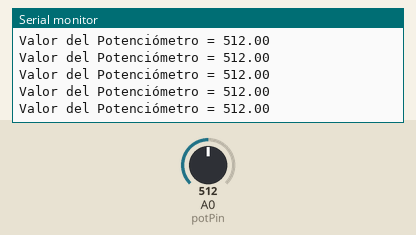
Recording of a sketch running on a simulated Arduino Uno, built with avr-gcc and run on an emulated ATmega328P. Parts: the last lines printed to the serial monitor. The inputs (shaded band) are chosen by the test bench; at power-on: A0 (potPin) = 512.

Above: at 1.2 s.
1.3 s: A0 (potPin) set to 716
At 1.32 s:
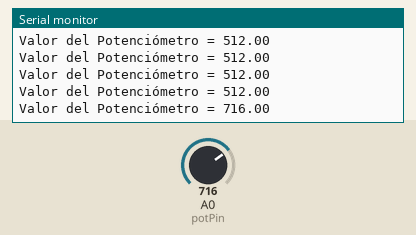
2.8 s: A0 (potPin) set to 900
At 2.83 s:
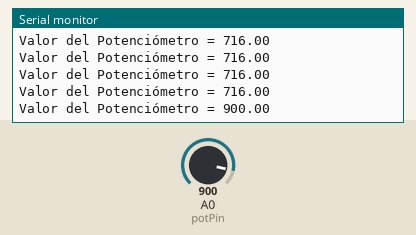
Timing chart, 0 to 5.8 s (numbered marks = the images above; inputs shaded):
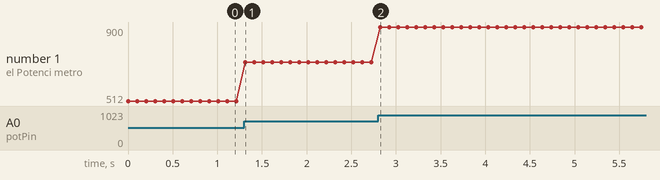

Measured:
- after the input at 1.3 s, the serial monitor: prints a new line at once (image 1)
- after the input at 2.8 s, the serial monitor: prints a new line at once (image 2)
- plotted number 1: 512 → 716 after the input at 1.3 s, 716 → 900 after the input at 2.8 s

The sketch:

12_Leer_potenciometro.ino
```cpp
// Leer datos de un Potenciómetro

/*
Se hace uso de uno de los pines analógicos de la placa Arduino para leer y mostrar en el monitor serial el valor analógico
proveniente de un potenciómetro conectado a dicho pin.
Los pines analógicos se identifican por sus nombres A0, A1, A2, A3, A4 y A5 en la placa Arduino.
*/

int potPin = A0; // Pin analógico al que está conectado el potenciómetro (ajustar según sea necesario)

void setup() {
  Serial.begin(9600); // Iniciar la comunicación serial para ver los datos en el monitor serial
}

void loop() {
  float potValor = analogRead(potPin); // Leer el valor analógico del potenciómetro (rango: 0-1023) y guardarlo en una variable

  Serial.print("Valor del Potenciómetro = "); // Imprimir un mensaje indicando que se está mostrando el valor del potenciómetro
  Serial.println(potValor); // Imprimir el valor analógico del potenciómetro, seguido de un salto de línea

  delay(100); // Pequeña pausa para evitar lecturas demasiado rápidas
}
```
